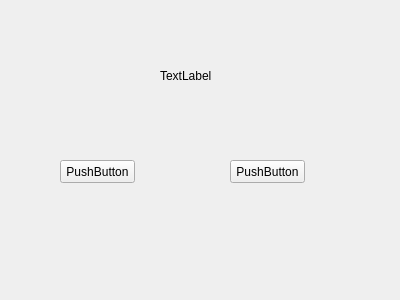
<?xml version="1.0" encoding="UTF-8"?>
<ui version="4.0">
 <class>Form</class>
 <widget class="QWidget" name="Form">
  <property name="geometry">
   <rect>
    <x>0</x>
    <y>0</y>
    <width>400</width>
    <height>300</height>
   </rect>
  </property>
  <property name="windowTitle">
   <string>Form</string>
  </property>
  <widget class="QPushButton" name="btnStart">
   <property name="geometry">
    <rect>
     <x>60</x>
     <y>160</y>
     <width>75</width>
     <height>23</height>
    </rect>
   </property>
   <property name="text">
    <string>PushButton</string>
   </property>
  </widget>
  <widget class="QPushButton" name="btnStop">
   <property name="geometry">
    <rect>
     <x>230</x>
     <y>160</y>
     <width>75</width>
     <height>23</height>
    </rect>
   </property>
   <property name="text">
    <string>PushButton</string>
   </property>
  </widget>
  <widget class="QLabel" name="lblStatus">
   <property name="geometry">
    <rect>
     <x>160</x>
     <y>70</y>
     <width>56</width>
     <height>12</height>
    </rect>
   </property>
   <property name="text">
    <string>TextLabel</string>
   </property>
  </widget>
 </widget>
 <resources/>
 <connections/>
</ui>
